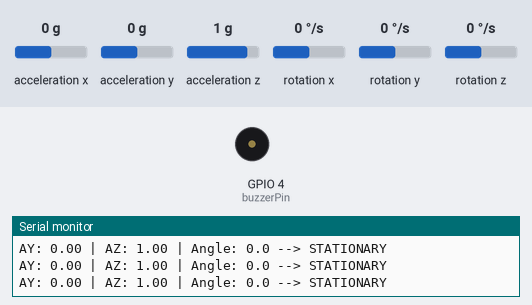
Simulated run of this sketch. Board: ESP32. Parts: buzzer (waves = sounding, pin HIGH), the last lines printed to the serial monitor. Inputs (shaded band) come from the test bench; at power-on: acceleration y 0 g, acceleration x 0 g, acceleration z 1 g, rotation x 0 °/s, rotation y 0 °/s, rotation z 0 °/s.

Above: at 1.2 s.
1.3 s: acceleration y set to -0.5 g
3.3 s: acceleration y set to -0.8 g
At 4.6 s:
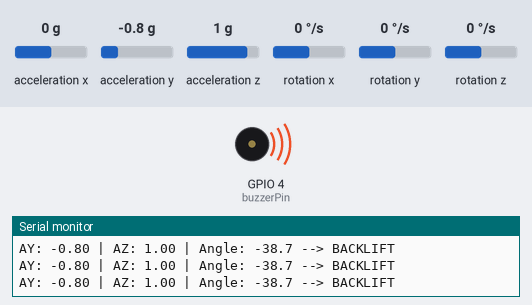
4.9 s: acceleration y set to 0 g
At 5.5 s:
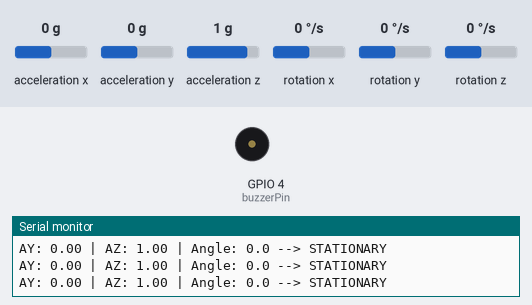
6.5 s: acceleration x set to -0.5 g
8.0 s: acceleration x set to -0.8 g
At 9.0 s:
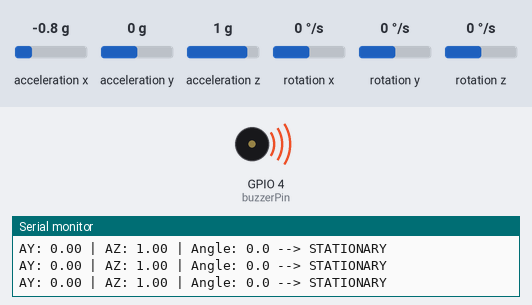
Timing chart, 0 to 10.5 s (numbered marks = the images above; inputs shaded):
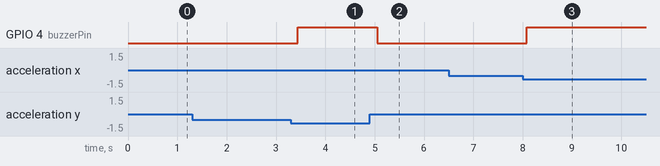

Measured:
- the behaviour switches between -0.6 and -0.7 g on acceleration y (found by bisection; images 0 and 1)
- the behaviour switches between -0.6 and -0.7 g on acceleration x (found by bisection; images 2 and 3)
- after the input at 3.3 s, GPIO 4 (buzzerPin): LOW → HIGH after 0.14 s
- after the input at 4.9 s, GPIO 4 (buzzerPin): HIGH → LOW after 0.16 s
- after the input at 8.0 s, GPIO 4 (buzzerPin): LOW → HIGH after 0.09 s

The sketch:

bat-gyro-stance.ino
```cpp
#include <Wire.h>
#include <MPU6050.h>

MPU6050 mpu;
const int buzzerPin = 4;

void setup() {
  Serial.begin(115200);
  Wire.begin(21, 22); // SDA, SCL for ESP32
  mpu.initialize();
  pinMode(buzzerPin, OUTPUT);

  if (mpu.testConnection()) {
    Serial.println("MPU6050 connected.");
  } else {
    Serial.println("MPU6050 connection failed.");
  }
}

void loop() {
  int16_t ax, ay, az;
  mpu.getAcceleration(&ax, &ay, &az);

  // Convert to Gs
  float y = ay / 16384.0;
  float z = az / 16384.0;

  // Calculate tilt angle in degrees (Y-Z plane)
  float angle = atan2(y, z) * 180 / PI;

  // Print raw readings and calculated angle
  Serial.print("AY: "); Serial.print(y, 2);
  Serial.print(" | AZ: "); Serial.print(z, 2);
  Serial.print(" | Angle: "); Serial.print(angle, 1);

  // Determine bat position
  if (angle < -20) {
    Serial.println(" --> BACKLIFT");
  } else if (angle > 20) {
    Serial.println(" --> FRONTLIFT");
  } else {
    Serial.println(" --> STATIONARY");
  }

  // Optional buzzer feedback if extreme motion detected
  if (abs(ax) > 10000 || abs(ay) > 10000) {
    digitalWrite(buzzerPin, HIGH);
  } else {
    digitalWrite(buzzerPin, LOW);
  }

  delay(200);
}
```
